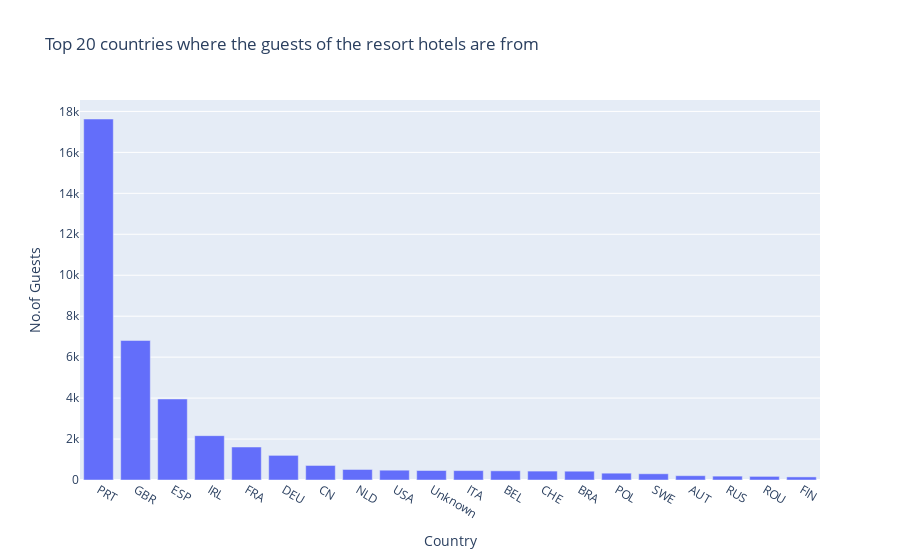

Notebook code cell kept with this figure:
### Code cell
country_resort = get_country(resort_data, 20)
fig1 = px.bar(country_resort, x='Country', y='No.of Guests', title='Top 20 countries where the guests of the resort hotels are from')
fig1.show()

### Figure 1 — Plotly figure (JSON) as saved in the notebook; plotly's stock layout.template omitted (floating-point values rounded to 4 significant figures)
{"data": [{"alignmentgroup": "True", "hovertemplate": "Country=%{x}<br>No.of Guests=%{y}<extra></extra>", "legendgroup": "", "marker": {"color": "#636efa"}, "name": "", "offsetgroup": "", "orientation": "v", "showlegend": false, "textposition": "auto", "type": "bar", "x": ["PRT", "GBR", "ESP", "IRL", "FRA", "DEU", "CN", "NLD", "USA", "Unknown", "ITA", "BEL", "CHE", "BRA", "POL", "SWE", "AUT", "RUS", "ROU", "FIN"], "xaxis": "x", "y": [17630, 6814, 3957, 2166, 1611, 1203, 710, 514, 479, 464, 459, 448, 435, 430, 333, 304, 210, 189, 177, 151], "yaxis": "y"}], "layout": {"barmode": "relative", "legend": {"tracegroupgap": 0}, "title": {"text": "Top 20 countries where the guests of the resort hotels are from"}, "xaxis": {"anchor": "y", "domain": [0, 1], "title": {"text": "Country"}}, "yaxis": {"anchor": "x", "domain": [0, 1], "title": {"text": "No.of Guests"}}}}
